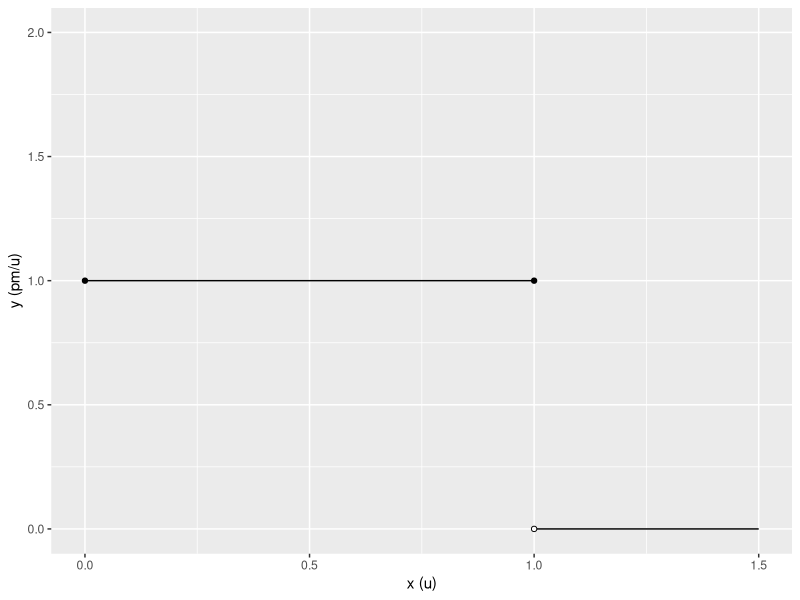
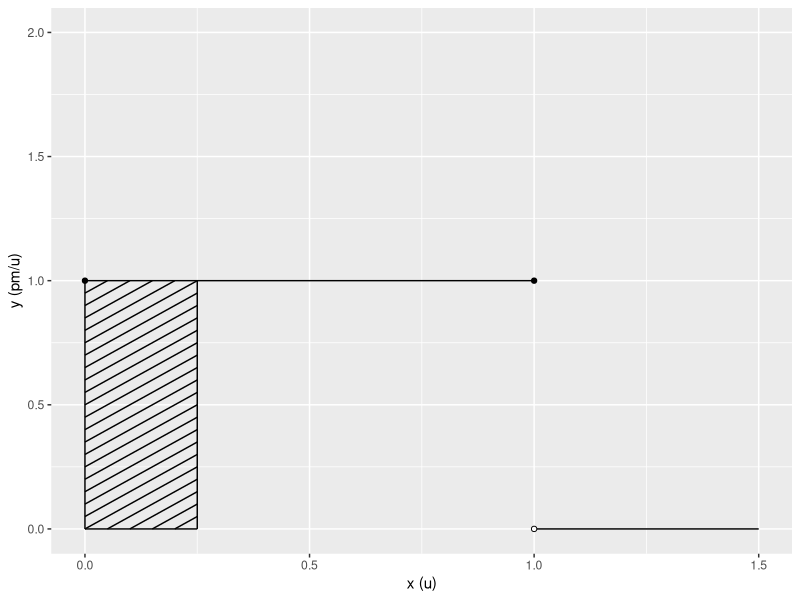
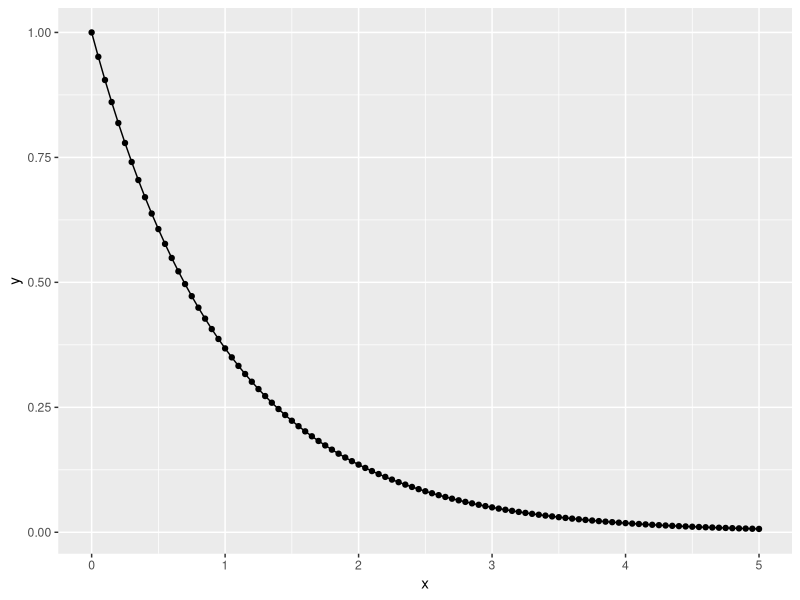
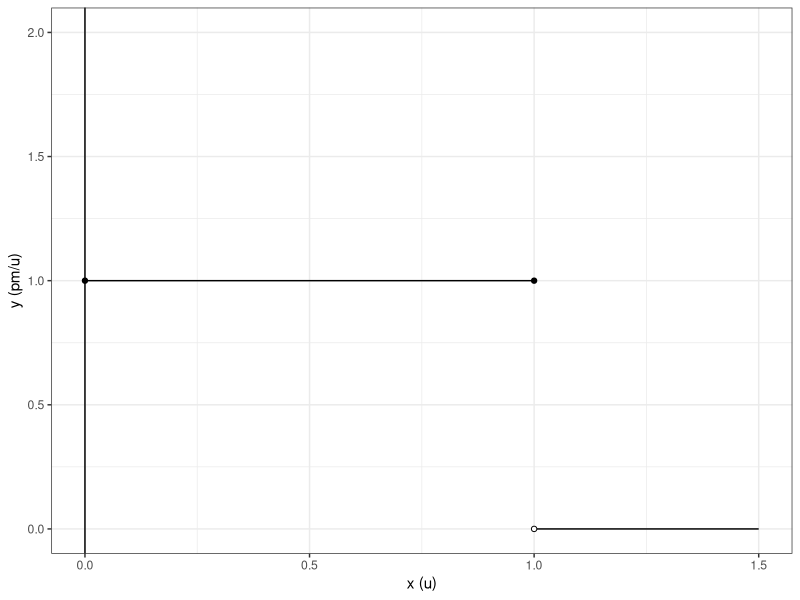
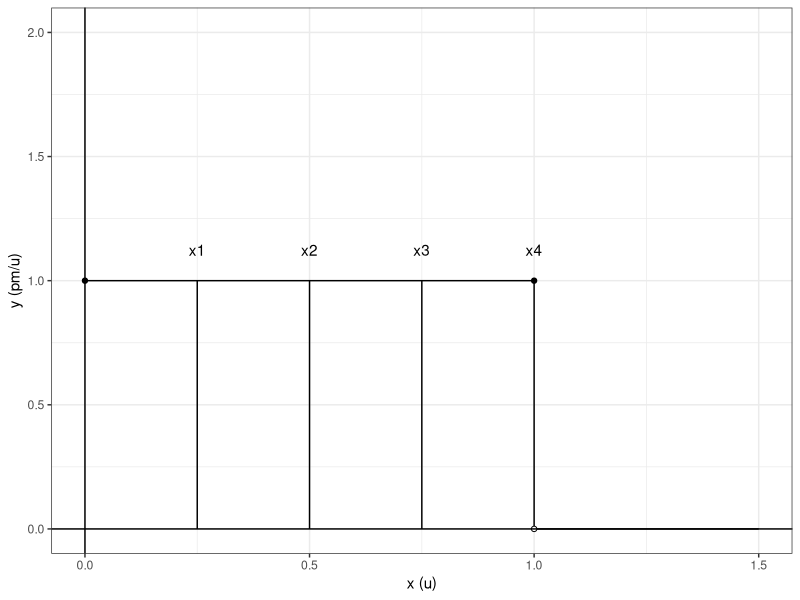
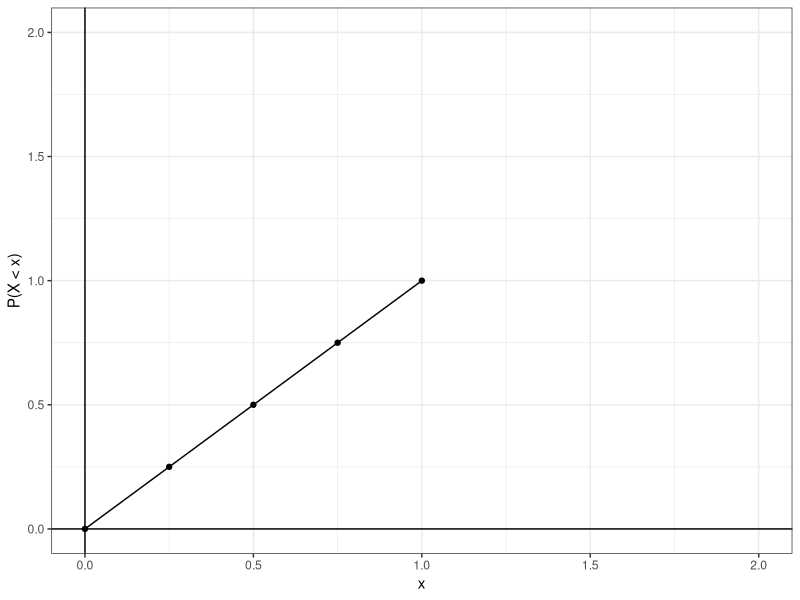
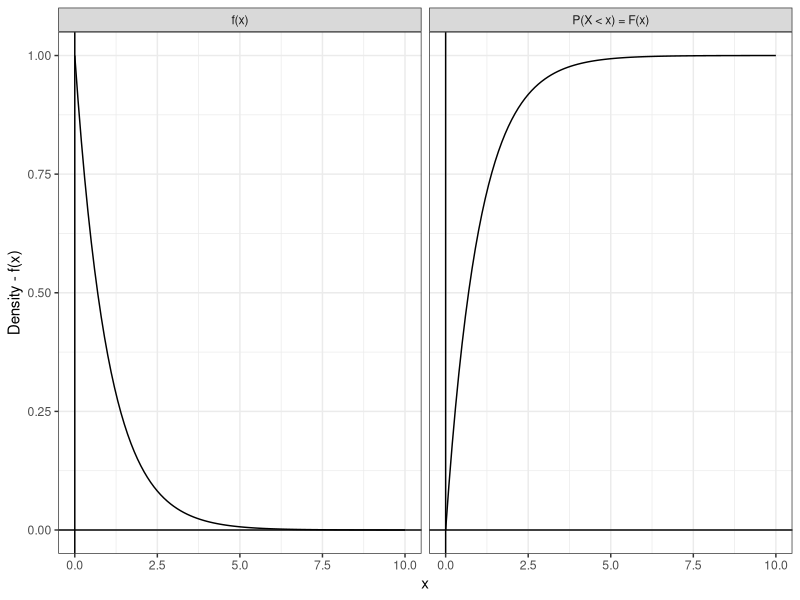
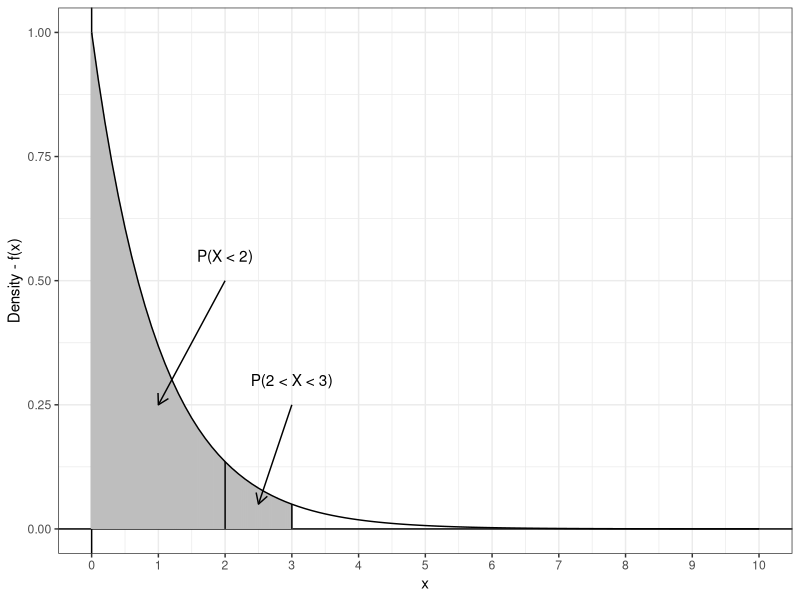

Write R code to recreate these figures, in order.
## ---- chunk 1
a <- data.frame(x = c(0,1), 
                y = c(1,0),
                x_end = c(1,1.5),
                y_end = c(1,0))

b <- data.frame(x = c(0,1), 
                y = c(1,1))

d <- data.frame(x = c(1), 
                y = c(0))
                

ggplot2::ggplot(a, ggplot2::aes(x = x, y = y)) +
  ggplot2::geom_segment(data = a, ggplot2::aes(x = x, y = y, xend = x_end, yend = y_end)) +
  ggplot2::scale_y_continuous(limits = c(0,2)) +
  ggplot2::scale_x_continuous(limits = c(0,1.5)) +
  ggplot2::labs(y = "y (pm/u)", x = "x (u)") +
  ggplot2::geom_point(data = b, ggplot2::aes(x=x,y=y)) +
  ggplot2::geom_point(data = d, ggplot2::aes(x=x,y=y), shape = 21, fill = 'white')


## ---- chunk 2

a <- seq(-.25,1, by = .05)
b <- data.frame(x = c(0,.25,0,0,1), 
                y = c(1,0,0,0,0),
                x_end = c(1,.25,.25,0,1.5),
                y_end = c(1,1,0,1,0))

df <- data.frame(x = ifelse(a < 0, abs(a), 0), 
                 y = ifelse(a < 0, 0, a), 
                 x_end = ifelse(a + .25 > 1, (1-a), .25),
                 y_end = ifelse(a + .25 > 1, 1, a + .25))

b <- data.frame(rbind(b,df))


c <- data.frame(x = c(0,1), 
                y = c(1,1))


d <- data.frame(x = c(1), 
                y = c(0))
                

ggplot2::ggplot(b, ggplot2::aes(x = x, y = y)) +
  ggplot2::geom_segment(data = b, ggplot2::aes(x = x, y = y, xend = x_end, yend = y_end)) +
  ggplot2::scale_y_continuous(limits = c(0,2)) +
  ggplot2::scale_x_continuous(limits = c(0,1.5)) +
  ggplot2::labs(y = "y (pm/u)", x = "x (u)") +
  ggplot2::geom_point(data = c, ggplot2::aes(x=x,y=y)) +
  ggplot2::geom_point(data = d, ggplot2::aes(x=x,y=y), shape = 21, fill = 'white')


## ---- chunk 3
x <- seq(0,5,.05)
y <- exp(-x)
z <- data.frame(x,y)

ggplot2::ggplot(data = z, ggplot2::aes(x=x,y=y))+
  ggplot2::geom_point() +
  ggplot2::geom_line()
## ---- chunk 4
a <- data.frame(x = c(0,1), 
                y = c(1,0),
                x_end = c(1,1.5),
                y_end = c(1,0))

b <- data.frame(x = c(0,1), 
                y = c(1,1))

d <- data.frame(x = c(1), 
                y = c(0))
                

ggplot2::ggplot(a, ggplot2::aes(x = x, y = y)) +
  ggplot2::geom_segment(data = a, ggplot2::aes(x = x, y = y, xend = x_end, yend = y_end)) +
  ggplot2::scale_y_continuous(limits = c(0,2)) +
  ggplot2::scale_x_continuous(limits = c(0,1.5)) +
  ggplot2::labs(y = "y (pm/u)", x = "x (u)") +
  ggplot2::geom_point(data = b, ggplot2::aes(x=x,y=y)) +
  ggplot2::geom_point(data = d, ggplot2::aes(x=x,y=y), shape = 21, fill = 'white') +
  ggplot2::geom_vline(xintercept = 0) +
  ggplot2::theme_bw()

## ---- chunk 5
a <- data.frame(x = c(0,1), 
                y = c(1,0),
                x_end = c(1,1.5),
                y_end = c(1,0))

b <- data.frame(x = c(0,1), 
                y = c(1,1))

d <- data.frame(x = c(1), 
                y = c(0))

e <- data.frame (x = c(.25,.5,.75,1), 
                y = c(0,0,0,0),
                x_end = c(.25,.5,.75,1),
                y_end = c(1,1,1,1))

f <- data.frame(x = c(.25,.5,.75,1),
                y = c(1.125,1.125,1.125,1.125),
                text = c('x1', 'x2' ,'x3', 'x4'))
                

ggplot2::ggplot(a, ggplot2::aes(x = x, y = y)) +
  ggplot2::geom_segment(data = a, ggplot2::aes(x = x, y = y, xend = x_end, yend = y_end)) +
  ggplot2::geom_segment(data = e, ggplot2::aes(x = x, y = y, xend = x_end, yend = y_end)) +
  ggplot2::geom_text(data = f, ggplot2::aes(x = x, y = y, label = text)) +
  ggplot2::scale_y_continuous(limits = c(0,2)) +
  ggplot2::scale_x_continuous(limits = c(0,1.5)) +
  ggplot2::labs(y = "y (pm/u)", x = "x (u)") +
  ggplot2::geom_point(data = b, ggplot2::aes(x=x,y=y)) +
  ggplot2::geom_point(data = d, ggplot2::aes(x=x,y=y), shape = 21, fill = 'white') +
  ggplot2::geom_vline(xintercept = 0) +
  ggplot2::geom_hline(yintercept = 0) +
  ggplot2::theme_bw()

## ---- chunk 6
ranges <- c('P(X < .25)','P(X < .50)','P(X < .75)','P(X < 1)')
x <- c(.25,.5,.75,1)
y <- c(1,1,1,1)
q <- x * y

sample_space <- data.frame(ranges, x,y,q)
names(sample_space) <- c('Range','Base: x', 'Height: f(x)','P(X < x): Base x Height')

x <- flextable::flextable(sample_space)
x <- flextable::align(x, align = 'center', part = 'body')
x <- flextable::align(x, align = 'center', part = 'header')
x <- flextable::bg(x, bg = 'gray', part = 'header')
x <- flextable::hline(x)
x <- flextable::autofit(x)
x
## ---- chunk 7
a <- data.frame(x = c(0,.25,.5,.75,1), 
                y = c(0,.25,.5,.75,1))

ggplot2::ggplot(a, ggplot2::aes(x = x, y = y)) +
  ggplot2::geom_point(shape = 21, color = 'black', fill = 'black') +
  ggplot2::geom_line() +
  ggplot2::xlim(c(0,2)) +
  ggplot2::ylim(c(0,2)) +
  ggplot2::theme_bw() +
  ggplot2::geom_vline(xintercept = 0) +
  ggplot2::geom_hline(yintercept = 0) +
  ggplot2::labs(y = "P(X < x)", x = "x")

## ---- chunk 8
x <- seq(0,10, by = .1)
y <- rep(c("f(x)","P(X < x) = F(x)"), each = length(x))
pdf <- exp(-x)
cdf <- 1-exp(-x)
outs <- c(pdf,cdf)
plot_data <- data.frame(outs, y, x)

ggplot2::ggplot(plot_data, ggplot2::aes(x = x, y = outs)) +
  ggplot2::geom_line() +
  ggplot2::theme_bw() +
  ggplot2::geom_vline(xintercept = 0) +
  ggplot2::geom_hline(yintercept = 0) +
  ggplot2::facet_wrap(~ y) +
  ggplot2::labs(y = 'Density - f(x)')

## ---- chunk 9
x <- seq(0,10, by = .1)
linx <- seq(0,3, by = .01)
pdf <- exp(-x)
Area <- ifelse(linx < 2, 'P(X < 2)', 'P(X < 3)')
plot_data <- data.frame(pdf, x)
verts <- data.frame(x = c(2,3), y = c(0,0),
                        xend = c(2,3), yend = exp(-c(2,3)))


lins <- data.frame(x_start = linx, y_start = 0, x_end = linx, y_end = exp(-linx),
                   Area)

ggplot2::ggplot(plot_data, ggplot2::aes(x = x, y = pdf)) +
  ggplot2::theme_bw() +
  ggplot2::geom_vline(xintercept = 0) +
  ggplot2::geom_hline(yintercept = 0) +
  ggplot2::geom_segment(data = lins, ggplot2::aes(x = x_start, 
                                                  y = y_start, 
                                                  xend = x_end, 
                                                  yend = y_end),
                        color = 'gray') +
  ggplot2::geom_segment(data = verts, ggplot2::aes(x = x, y = y,
                        xend = xend, yend = yend)) +
  ggplot2::geom_line() +
  ggplot2::labs(y = 'Density - f(x)') +
  ggplot2::annotate('segment',x = 3, y = .25, xend = 2.5, yend = 0.05,
                    arrow = ggplot2::arrow(length = ggplot2::unit(0.3, "cm"))) +
  ggplot2::annotate('text', x = 3, y = .3, label = 'P(2 < X < 3)') +
  ggplot2::annotate('segment',x = 2, y = .5, xend = 1, yend = 0.25,
                    arrow = ggplot2::arrow(length = ggplot2::unit(0.3, "cm"))) +
  ggplot2::annotate('text', x = 2, y = .55, label = 'P(X < 2)') +
  ggplot2::scale_x_continuous(breaks = 0:10)

## ---- chunk 10
x <- seq(0,10, by = .1)
linx <- seq(0,10, by = .01)
pdf <- exp(-x)
Area <- ifelse(linx < 2, 'P(X < 2)', 'P(X < 3)')
plot_data <- data.frame(pdf, x)
verts <- data.frame(x = c(2,3), y = c(0,0),
                        xend = c(2,3), yend = exp(-c(2,3)))


lins <- data.frame(x_start = linx, y_start = 0, x_end = linx, y_end = ifelse(linx < 2 | linx > 3, exp(-linx),0),
                   Area)

ggplot2::ggplot(plot_data, ggplot2::aes(x = x, y = pdf)) +
  ggplot2::theme_bw() +
  ggplot2::geom_vline(xintercept = 0) +
  ggplot2::geom_hline(yintercept = 0) +
  ggplot2::geom_segment(data = lins, ggplot2::aes(x = x_start, 
                                                  y = y_start, 
                                                  xend = x_end, 
                                                  yend = y_end),
                        color = 'gray') +
  ggplot2::geom_segment(data = verts, ggplot2::aes(x = x, y = y,
                        xend = xend, yend = yend)) +
  ggplot2::geom_line() +
  ggplot2::labs(y = 'Density - f(x)') +
  ggplot2::annotate('segment',x = 3, y = .25, xend = 3.5, yend = 0.01,
                    arrow = ggplot2::arrow(length = ggplot2::unit(0.3, "cm"))) +
  ggplot2::annotate('text', x = 3, y = .3, label = 'P(X > 3)') +
  ggplot2::annotate('segment',x = 2, y = .5, xend = 1, yend = 0.25,
                    arrow = ggplot2::arrow(length = ggplot2::unit(0.3, "cm"))) +
  ggplot2::annotate('text', x = 2, y = .55, label = 'P(X < 2)') +
  ggplot2::scale_x_continuous(breaks = 0:10)

## ---- chunk 11
cdf <- function(x1,x2) {
  p <- (x1^2 + 2*x1*x2)/(1 + 2*x2)
  p
}

x <- seq(0,1, by = 0.005)
probs <- c(cdf(x,0), cdf(x,1/3), cdf(x,1))
x2s <- rep(c('0','1/3','1'), each = 201)
plot_data <- data.frame(x, x2s, probs)

ggplot2::ggplot(plot_data, ggplot2::aes(x = x, y = probs, linetype = x2s)) +
  ggplot2::theme_bw() +
  ggplot2::geom_vline(xintercept = 0) +
  ggplot2::geom_hline(yintercept = 0) +
  ggplot2::geom_line() +
  ggplot2::labs(y = 'P(X1 < x1 | X2 = x2)', x = 'x1', linetype = 'Value of x2')

## ---- chunk 12
a <- data.frame(x = c(0,sqrt(2)), 
                y = c(0,0),
                x_end = c(sqrt(2),2.5),
                y_end = c(sqrt(2),0))

b <- data.frame(x = c(0,sqrt(2)), 
                y = c(0,sqrt(2)))

d <- data.frame(x = c(sqrt(2)), 
                y = c(0))
                

ggplot2::ggplot(a, ggplot2::aes(x = x, y = y)) +
  ggplot2::geom_segment(data = a, ggplot2::aes(x = x, y = y, xend = x_end, yend = y_end)) +
  ggplot2::scale_y_continuous(limits = c(0,2)) +
  ggplot2::scale_x_continuous(limits = c(0,2.5)) +
  ggplot2::labs(y = "Density", x = "x") +
  ggplot2::geom_point(data = b, ggplot2::aes(x=x,y=y)) +
  ggplot2::geom_point(data = d, ggplot2::aes(x=x,y=y), shape = 21, fill = 'white') +
  ggplot2::geom_vline(xintercept = 0) +
  ggplot2::theme_bw()

## ---- chunk 13
f <- data.frame(x = c(sqrt(2) * 1/8, sqrt(2) * 3/8, sqrt(2) * 5/8, sqrt(2) * 7/8),
                y = c(0,0,0,0),
                labels = c('x*1','x*2','x*3','x*4'))

a <- data.frame(x = c(0,sqrt(2)), 
                y = c(0,0),
                x_end = c(sqrt(2),2.5),
                y_end = c(sqrt(2),0))

b <- data.frame(x = c(0,sqrt(2)), 
                y = c(0,sqrt(2)))

d <- data.frame(x = c(sqrt(2)), 
                y = c(0))

e <- data.frame(x = c(sqrt(2)/4, 2*sqrt(2)/4, 3*sqrt(2)/4, 4*sqrt(2)/4),
                y = c(0,0,0,0),
                x_end = c(sqrt(2)/4, 2*sqrt(2)/4, 3*sqrt(2)/4, 4*sqrt(2)/4),
                y_end = c(sqrt(2)/4, 2*sqrt(2)/4, 3*sqrt(2)/4, 4*sqrt(2)/4))
                

ggplot2::ggplot(a, ggplot2::aes(x = x, y = y)) +
  ggplot2::geom_segment(data = a, ggplot2::aes(x = x, y = y, xend = x_end, yend = y_end)) +
  ggplot2::geom_segment(data = e, ggplot2::aes(x = x, y = y, xend = x_end, yend = y_end)) +
  ggplot2::geom_point(data = f, ggplot2::aes(x = x, y=y)) +
  ggplot2::geom_text(data = f, ggplot2::aes(x=x, y=y, label= labels), nudge_y = .1) +
  ggplot2::scale_y_continuous(limits = c(0,2)) +
  ggplot2::scale_x_continuous(limits = c(0,2.5)) +
  ggplot2::labs(y = "Density", x = "x") +
  ggplot2::geom_point(data = b, ggplot2::aes(x=x,y=y)) +
  ggplot2::geom_point(data = d, ggplot2::aes(x=x,y=y), shape = 21, fill = 'white') +
  ggplot2::geom_vline(xintercept = 0) +
  ggplot2::geom_hline(yintercept = 0) +
  ggplot2::theme_bw()

## ---- chunk 14
apx <- function(n) {
  rng <- sqrt(2)/n
  mid <- rng/2
  x <- seq(0, sqrt(2), by = rng)
  probs <- (x^2)/2
  probs <- diff(probs)
  xi <- (x + mid)[1:length(x)-1]
  E <- t(xi) %*% (probs)
  vals <- list(n, rng, E)
  }

x <- c(1:10,20,50,100,1000)
diff <- c(apx(1)[[2]],apx(2)[[2]],apx(3)[[2]], apx(4)[[2]], apx(5)[[2]], apx(6)[[2]], 
          apx(7)[[2]],apx(8)[[2]],apx(9)[[2]],apx(10)[[2]], apx(20)[[2]], apx(50)[[2]],
          apx(100)[[2]], apx(1000)[[2]])
E <- c(apx(1)[[3]],apx(2)[[3]],apx(3)[[3]], apx(4)[[3]], apx(5)[[3]], apx(6)[[3]], 
          apx(7)[[3]],apx(8)[[3]],apx(9)[[3]],apx(10)[[3]], apx(20)[[3]], apx(50)[[3]],
          apx(100)[[3]], apx(1000)[[3]])

act <- rep(sqrt(2)*2/3, times = 14)
table <- data.frame(round(x,5),round(diff,5), round(E,5), round(E - act,5))
names(table) <- c('Number of Ranges', 'Range Width', 'Approximate E(X)', 'Difference from Actual')
x <- flextable::flextable(table)
x <- flextable::autofit(x)
x <- flextable::align(x, align = "center", part = 'body')
x <- flextable::hline(x)
x <- flextable::bg(x, bg = 'gray', part = 'header')
x

## ---- chunk 15
x <- seq(-2.5, 2.5, by = .01)
y <- dnorm(x)
z <- data.frame(x,y)

ggplot2::ggplot(z, ggplot2::aes(x = x, y = y)) +
  ggplot2::geom_line() +
  ggplot2::geom_hline(yintercept = 0) +
  ggplot2::geom_vline(xintercept = 0) +
  ggplot2::geom_point(x = -1, y = dnorm(-1)) +
  ggplot2::geom_point(x = 1, y = dnorm(1)) +
  ggplot2::theme_bw() +
  ggplot2::labs(x = 'x', y = 'Probability Density')

## ---- chunk 16
x1 <- seq(-4,4, by = .01)
x2 <- seq(-8,8, by = .01)
x3 <- seq(-9,9, by = .01)
x4 <- seq(1,7, by = .01)
x5 <- seq(-1,9, by = .01)
x6 <- seq(-4,12, by = .01)
y1 <- dnorm(x1)
y2 <- dnorm(x2, sd = 2)
y3 <- dnorm(x3, sd = 3)
y4 <- dnorm(x4, mean = 4, sd = 1)
y5 <- dnorm(x5, mean = 4, sd = 2)
y6 <- dnorm(x6, mean = 4, sd = 3)
x <- c(x1,x2,x3,x4,x5,x6)
y <- c(y1,y2,y3,y4,y5,y6)
mu <- rep(c("mu = 0","mu = 0","mu = 0",
              "mu = 4","mu = 4","mu = 4"), 
            c(length(x1), length(x2), length(x3),
              length(x4), length(x5), length(x6)))
sigma <- rep(c('sigma = 1', 'sigma = 2', 'sigma = 3',
            'sigma = 1', 'sigma = 2', 'sigma = 3'), 
          c(length(x1), length(x2), length(x3),
            length(x4), length(x5) , length(x6)))
z <- data.frame(x,y, mu = as.factor(mu), sigma = as.factor(sigma))

ggplot2::ggplot(z, ggplot2::aes(x = x, y = y)) +
  ggplot2::geom_line() +
  ggplot2::geom_hline(yintercept = 0) +
  ggplot2::scale_x_continuous(breaks = c(-8,-6,-4,-2,0,2,4,6,8,10)) +
  ggplot2::theme_bw() +
  ggplot2::labs(x = 'x', y = 'Probability Density') +
  ggplot2::facet_grid(cols = ggplot2::vars(sigma), rows = ggplot2::vars(mu))

## ---- chunk 17

x_1 <- seq(-3,3,by = 0.01)
y_1 <- dnorm(x_1)
x_2 <- seq(-3,3,by = 0.01)
y_2 <- pnorm(x_1)
pdf <- data.frame(x = x_1, y = y_1, grp = 'The Standard Normal pdf')
cdf <- data.frame(x = x_2, y = y_2, grp = 'The Standard Normal cdf')
all_data <- rbind(pdf,cdf)
all_data$grp <- factor(all_data$grp, levels = c(
  'The Standard Normal pdf', 'The Standard Normal cdf'
), ordered = TRUE)

ggplot2::ggplot(all_data, ggplot2::aes(x = x, y = y, color)) +
  ggplot2::geom_line() +
  ggplot2::facet_grid(cols = ggplot2::vars(grp)) +
  ggplot2::labs(x = 'z', y = '') +
  ggplot2::theme_bw() 

## ---- chunk 18


table <- data.frame(z = seq(0,.5,by = .1),
           '0.00' = round(pnorm(seq(0,.5,by = .1)),5),
           '0.01' = round(pnorm(seq(0.01, 0.51,by = .1)),5),
           '0.02' = round(pnorm(seq(0.02, 0.52,by = .1)),5),
           '0.03' = round(pnorm(seq(0.03, 0.53,by = .1)),5),
           '0.04' = round(pnorm(seq(0.04, 0.54,by = .1)),5),
           '0.05' = round(pnorm(seq(0.05, 0.55,by = .1)),5),
           '0.06' = round(pnorm(seq(0.06, 0.56,by = .1)),5),
           '0.07' = round(pnorm(seq(0.07, 0.57,by = .1)),5),
           '0.08' = round(pnorm(seq(0.08, 0.58,by = .1)),5),
           '0.09' = round(pnorm(seq(0.09, 0.59,by = .1)),5)
           )

names(table) <- c('z', '0.00','0.01','0.02','0.03','0.04','0.05','0.06',
                  '0.07','0.08','0.09')

x <- flextable::flextable(table)
x <- flextable::autofit(x)
x <- flextable::align(x, align = "center", part = 'all')
x <- flextable::hline(x)
x <- flextable::vline(x, j = 1)
x <- flextable::bg(x, bg = 'gray', part = 'header')
x <- flextable::bg(x, bg = 'gray', j = 1)
x <- flextable::bg(x, i = 4, j = 4, bg = '#B2EBF2')
x <- flextable::bold(x, i = 4, j = 4)
x

## ---- chunk 19
x <- seq(-4,8, by = 0.01)
y <- dnorm(x,2,2)
func_vals <- data.frame(x,y)
x_0 <- seq(-4,3, by = 0.01)
y_0 <- rep(0, times = length(x_0))
y_1 <- dnorm(x_0,2,2)
lin_vals <- data.frame(x_0,y_0,y_1)

ggplot2::ggplot(func_vals, ggplot2::aes(x = x, y = y)) +
  ggplot2::geom_segment(data = lin_vals, 
                        ggplot2::aes(x = x_0, y = y_0, xend = x_0, yend = y_1),
                        color = '#B2EBF2') +
  ggplot2::geom_line() +
  ggplot2::geom_segment(x = 3, y = 0, xend = 3, yend = dnorm(3,2,2)) +
  ggplot2::geom_hline(yintercept = 0) +
  ggplot2::labs(y = 'Probability Density', x = 'x') +
  ggplot2::geom_text(x = 1.1, y = 0.075, label = 'P(X < 3)', size = 5) +
  ggplot2::theme_bw()
## ---- chunk 20
x <- seq(-3,3, by = 0.01)
y <- dnorm(x)
func_vals <- data.frame(x,y)
x_0 <- seq(-1,1, by = 0.01)
y_0 <- rep(0, times = length(x_0))
y_1 <- dnorm(x_0)
lin_vals <- data.frame(x_0,y_0,y_1)

ggplot2::ggplot(func_vals, ggplot2::aes(x = x, y = y)) +
  ggplot2::geom_segment(data = lin_vals, 
                        ggplot2::aes(x = x_0, y = y_0, xend = x_0, yend = y_1),
                        color = 'gray') +
  ggplot2::geom_line() +
  ggplot2::geom_segment(x = 1, y = 0, xend = 1, yend = dnorm(1)) +
  ggplot2::geom_segment(x = -1, y = 0, xend = -1, yend = dnorm(1)) +
  ggplot2::geom_segment(x = 0, y = 0, xend = 0, yend = dnorm(0)) +
  ggplot2::geom_hline(yintercept = 0) +
  ggplot2::labs(y = 'Probability Density', x = 'z') +
  ggplot2::scale_x_continuous(breaks = c(-3,-2,-1,0,1,2,3)) +
  ggplot2::geom_text(x = 0.5, y = 0.15, label = 'P(0 < Z < 1)', size = 5, angle = 90) +
  ggplot2::geom_text(x = -0.5, y = 0.15, label = 'P(-1 < Z < 0)', size = 5, angle = 90) +
  ggplot2::theme_bw()
## ---- chunk 21
x <- seq(-3,3, by = 0.01)
y <- dnorm(x)
func_vals <- data.frame(x,y)
x_0 <- seq(-3,-1, by = 0.01)
y_0 <- rep(0, times = length(x_0))
y_1 <- dnorm(x_0)
lin_vals <- data.frame(x_0,y_0,y_1)

ggplot2::ggplot(func_vals, ggplot2::aes(x = x, y = y)) +
  ggplot2::geom_segment(data = lin_vals, 
                        ggplot2::aes(x = x_0, y = y_0, xend = x_0, yend = y_1),
                        color = 'gray') +
  ggplot2::geom_line() +
  ggplot2::geom_segment(x = -1, y = 0, xend = -1, yend = dnorm(1)) +
  ggplot2::geom_segment(x = 0, y = 0, xend = 0, yend = dnorm(0)) +
  ggplot2::geom_hline(yintercept = 0) +
  ggplot2::labs(y = 'Probability Density', x = 'z') +
  ggplot2::scale_x_continuous(breaks = c(-3,-2,-1,0,1,2,3)) +
  ggplot2::theme_bw()
